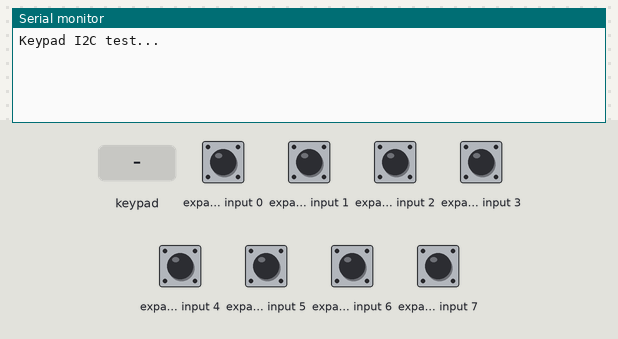
Simulated run of this program. Board: Arduino Mega 2560, built with avr-gcc and run on an emulated ATmega2560. On the bench: the last lines printed to the serial monitor. Wiring (inferred from the names in the program): PCF8575 port expander at I2C address 0x20. Inputs (shaded band) come from the test bench; at power-on: expander input 0–7 HIGH.

Above: at 1.2 s.
1.3 s: key '1' pressed
At 2.5 s:
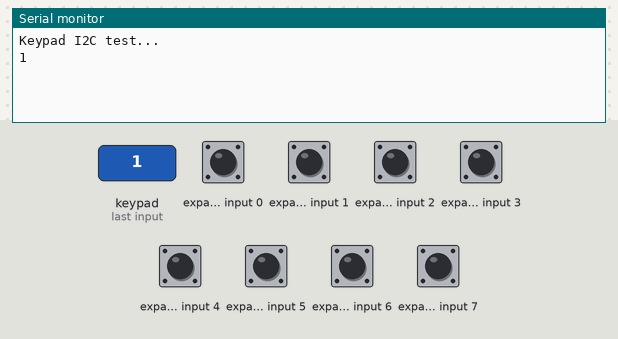
2.8 s: keypad keys 3 2 1 0 # pressed 0.4 s apart
At 5.3 s:
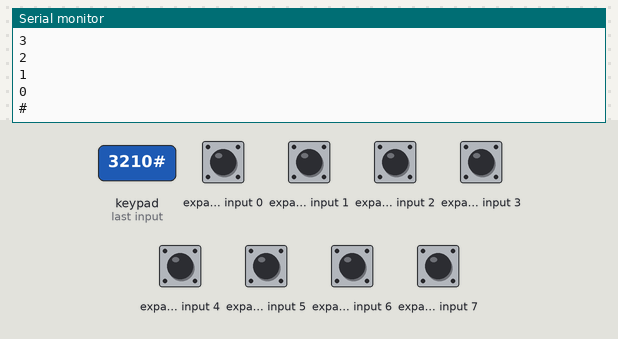
6.3 s: key 'A' pressed
At 6.6 s:
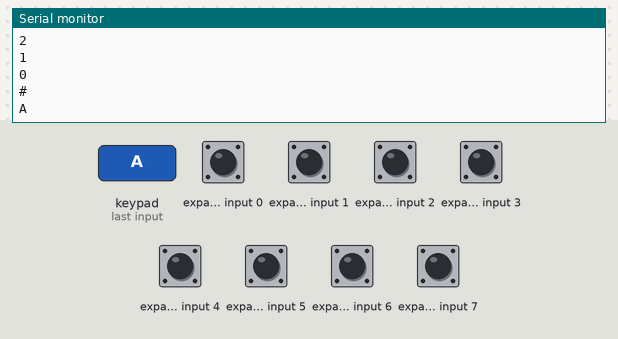
7.8 s: keypad keys 3 2 1 0 * pressed 0.4 s apart
At 10.3 s:
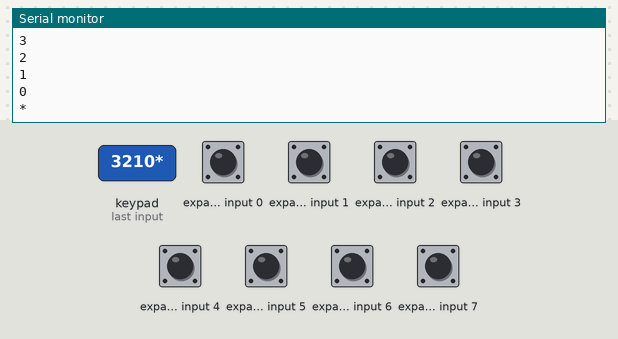
11.3 s: key 'B' pressed
At 11.7 s:
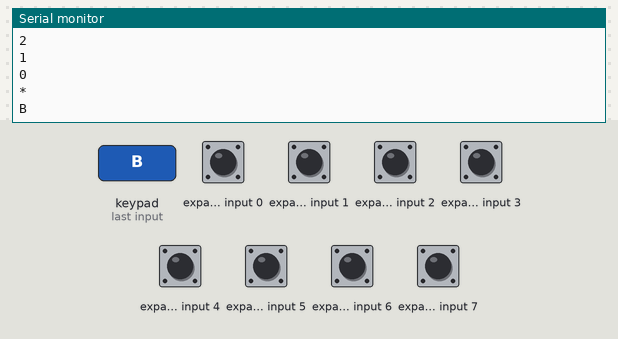
12.8 s: keypad keys 3 2 1 0 D pressed 0.4 s apart
At 15.2 s:
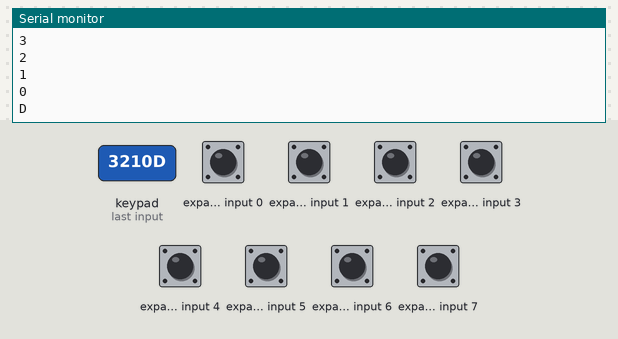
Timing chart, 0 to 16.7 s (numbered marks = the images above; inputs shaded):
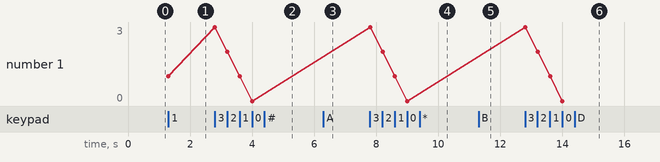

The program:

main.cpp
```cpp
#include <Arduino.h>
#include "Keypad_I2C.h"
#include <Keypad.h>
#include "Wire.h"

// NOTE: this is not what is in the device.  At one point I was using
// a keypad with an i2c hooked up to it instead of directly to 8 pins
// it worked but I bent the board trying to fit it and busted it so
// I had to switch back to an 8-pin keypad.  See other keypad example.

// Keypad settings
#define ROWS 4
#define COLS 4

const uint8_t I2CADDR = 0x20;

char keys[ROWS][COLS] = {
  {'1', '2', '3', 'A'},
  {'4', '5', '6', 'B'},
  {'7', '8', '9', 'C'},
  {'#', '0', '*', 'D'}
};

// Configure the rows and columns based on the wiring
byte rowPins[ROWS] = {3, 2, 1, 0};  //connect to the row pinouts of the keypad
byte colPins[COLS] = {7, 6, 5, 4};  //connect to the column pinouts of the keypad

Keypad_I2C keypad(makeKeymap(keys), rowPins, colPins, ROWS, COLS, I2CADDR, PCF8574, &Wire);

void setup() {
  Serial.begin(9600);
  Serial.println("Keypad I2C test...");

  Wire.begin();
  keypad.begin();
}

void loop() {
  char key = keypad.getKey();

  // return if noop
  if (key == NO_KEY) {
    return;
  }

  Serial.println(key);
}
```

Keypad_I2C.h
```cpp
// (licence header left out)
#ifndef KEYPAD_I2C_H
#define KEYPAD_I2C_H

#include "Keypad.h"
#include "Wire.h"

#define	PCF8574	1	// PCF8574 I/O expander device is 1 byte wide
#define PCF8575 2	// PCF8575 I/O expander device is 2 bytes wide

class Keypad_I2C : public Keypad {
public:
	Keypad_I2C(char* userKeymap, byte* row, byte* col, byte numRows, byte numCols, byte address,
               byte width = 1, TwoWire * awire=&Wire )
		: Keypad(userKeymap, row, col, numRows, numCols) { i2caddr=address; i2cwidth=width; _wire=awire; }


	// Keypad function
	void begin(char *userKeymap);
	// Wire function
	void begin(void);
	// Wire function

	void pin_mode(byte pinNum, byte mode) {}
	void pin_write(byte pinNum, boolean level);
	int  pin_read(byte pinNum);
	// read initial value for pinState
	word pinState_set( );
	// write a whole byte or word (depending on the port expander chip) to i2c port
	void port_write( word i2cportval );

private:
    // I2C device address
    byte i2caddr;
    // I2C port expander device width in bytes (1 for 8574, 2 for 8575)
    byte i2cwidth;
	// I2C pin_write state persistant storage
	// least significant byte is used for 8-bit port expanders
	word pinState;
	TwoWire *_wire;
};


#endif // KEYPAD_I2C_H

/*
|| @changelog
|| |
|| | 3.0 2020-04-06 - Joe Young : support multiple I2C port WireX objects in constructor
|| | 2.0 2013-08-31 - Paul Williamson : Added i2cwidth parameter for PCF8575 support
|| |
|| | 1.0 2012-07-12 - Joe Young : Initial Release
|| #
*/
```

Keypad_I2C.cpp
```cpp
// (licence header left out)
#include "Keypad_I2C.h"

// Let the user define a keymap - assume the same row/column count as defined in constructor
void Keypad_I2C::begin(char *userKeymap) {
    Keypad::begin(userKeymap);
	port_write( 0xffff );			//set to power-up state
	pinState = pinState_set( );
}

// Initialize I2C
void Keypad_I2C::begin(void) {
	port_write( 0xffff );			//set to power-up state
	pinState = pinState_set( );
}


void Keypad_I2C::pin_write(byte pinNum, boolean level) {
	word mask = 1<<pinNum;
	if( level == HIGH ) {
		pinState |= mask;
	} else {
		pinState &= ~mask;
	}
	port_write( pinState );
} // I2CxWrite( )


int Keypad_I2C::pin_read(byte pinNum) {
	word mask = 0x1<<pinNum;
	_wire->requestFrom((int)i2caddr, (int)i2cwidth);
	word pinVal = _wire->read( );
	if (i2cwidth > 1) {
		pinVal |= _wire->read( ) << 8;
	}
	pinVal &= mask;
	if( pinVal == mask ) {
		return 1;
	} else {
		return 0;
	}
}

void Keypad_I2C::port_write( word i2cportval ) {
	_wire->beginTransmission((int)i2caddr);
	_wire->write( i2cportval & 0x00FF);
	if (i2cwidth > 1) {
		_wire->write( i2cportval >> 8 );
	}
	_wire->endTransmission();
	pinState = i2cportval;
} // port_write( )

word Keypad_I2C::pinState_set( ) {
	_wire->requestFrom( (int)i2caddr, (int)i2cwidth );
	pinState = _wire->read( );
	if (i2cwidth > 1) {
		pinState |= _wire->read( ) << 8;
	}
	return pinState;
} // set_pinState( )


/*
|| @changelog
|| |
|| | 3.0 2020-04-06 - Joe Young : multiple WireX param in constructor
|| | 2.0 2013-08-31 - Paul Williamson : Added i2cwidth parameter for PCF8575 support
|| |
|| | 1.0 2012-07-12 - Joe Young : Initial Release
|| #
*/
```

Measured:
- after the input at 1.3 s, the serial monitor: prints a new line at once (image 1)
- after the input at 2.8 s, the serial monitor: prints a new line at once (image 2)
- after the input at 6.3 s, the serial monitor: prints a new line at once (image 3)
- after the input at 7.8 s, the serial monitor: prints a new line at once (image 4)
- after the input at 11.3 s, the serial monitor: prints a new line at once (image 5)
- after the input at 12.8 s, the serial monitor: prints a new line at once (image 6)
- plotted number 1: 1 → 0 after the input at 2.8 s
